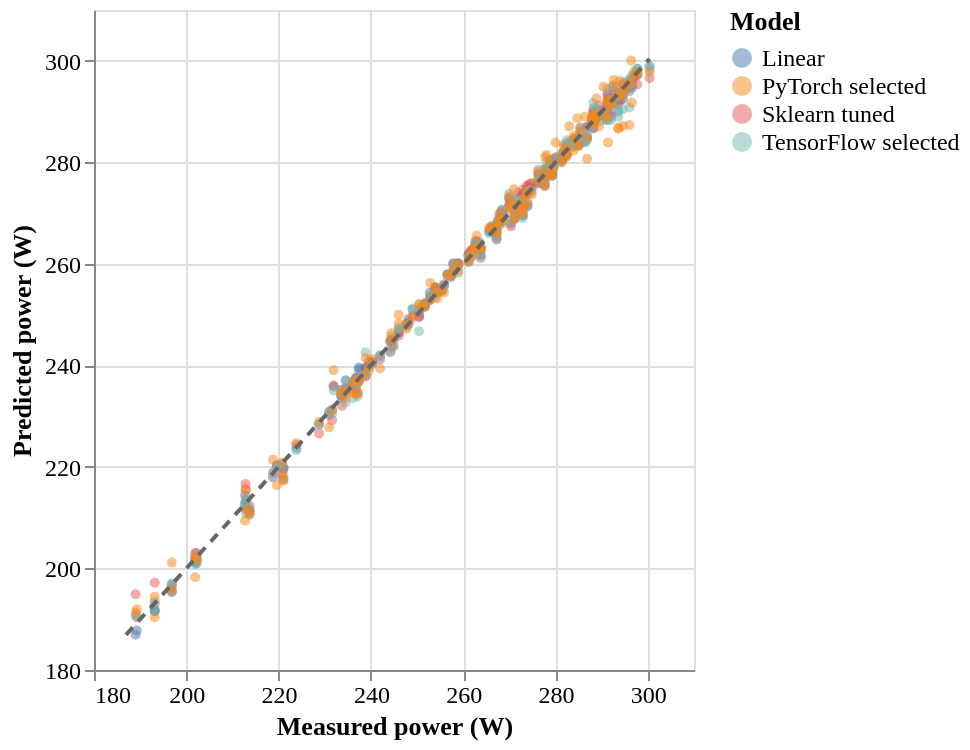

Write the Vega-Lite specification saved for this chart.
### Vega-Lite specification from a JSON file in a GitHub repository (floating-point values rounded to 4 significant figures; data arrays with more than 128 entries replaced by an {"elided": "..."} marker saying what was removed)
{"config": {"view": {"continuousWidth": 300, "continuousHeight": 300}, "axis": {"labelFontSize": 12, "titleFontSize": 13}, "font": "Times New Roman", "legend": {"labelFontSize": 12, "titleFontSize": 13}}, "layer": [{"data": {"name": "data-7b35b0db83bd010fa03cab40f7da047e"}, "mark": {"type": "circle", "opacity": 0.5, "size": 25}, "encoding": {"color": {"field": "model", "title": "Model", "type": "nominal"}, "tooltip": [{"field": "model", "type": "nominal"}, {"field": "day_id", "type": "nominal"}, {"field": "measured", "type": "quantitative"}, {"field": "predicted", "type": "quantitative"}], "x": {"field": "measured", "scale": {"domain": [186.9, 300.4], "zero": false}, "title": "Measured power (W)", "type": "quantitative"}, "y": {"field": "predicted", "scale": {"domain": [186.9, 300.4], "zero": false}, "title": "Predicted power (W)", "type": "quantitative"}}}, {"data": {"name": "data-fda68eb63cc330407f5d8a0bc8db2236"}, "mark": {"type": "line", "color": "#666666", "strokeDash": [5, 4]}, "encoding": {"x": {"field": "measured", "type": "quantitative"}, "y": {"field": "predicted", "type": "quantitative"}}}], "height": 330, "$schema": "https://vega.github.io/schema/vega-lite/v6.4.1.json", "datasets": {"data-7b35b0db83bd010fa03cab40f7da047e": {"elided": "720 records"}, "data-fda68eb63cc330407f5d8a0bc8db2236": [{"measured": 186.9, "predicted": 186.9}, {"measured": 300.4, "predicted": 300.4}]}}
